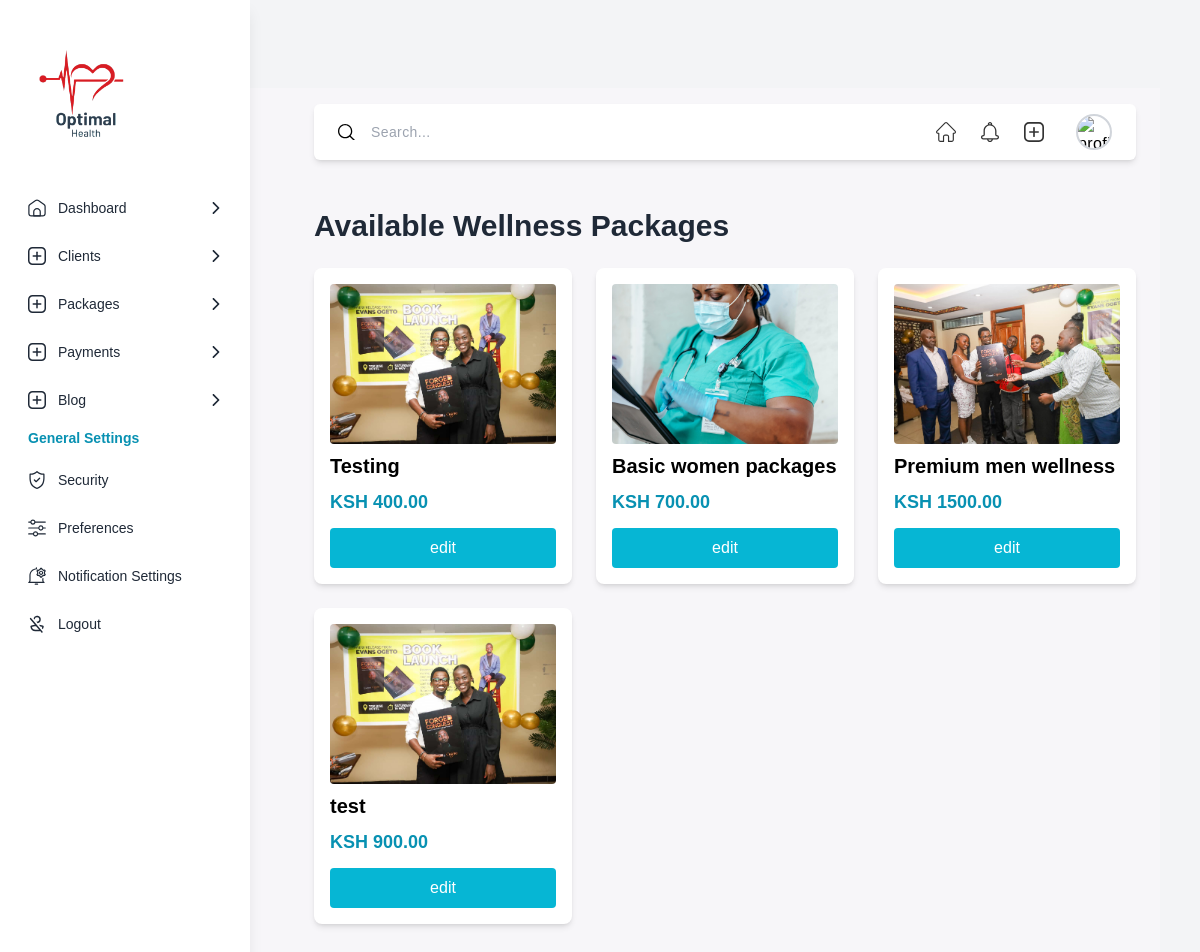
/packages_list/, run on the app's committed database.
### optimal/models.py (models this page shows, shortened)
class WellnessPackage(models.Model):
    title = models.CharField(max_length=255)
    description = models.TextField()
    image = models.ImageField(upload_to='packages/')
    price = models.DecimalField(max_digits=10, decimal_places=2)
    category = models.ForeignKey(Category, on_delete=models.CASCADE, related_name='packages')

### optimal/views.py (the view)
# urls.py: path('packages_list/', package_list, name='package_list'),
def package_list(request):
    packages = WellnessPackage.objects.all()
    return render(request, 'adminstrator/packages_list.html', {'packages': packages})

### templates/adminstrator/packages_list.html
{% extends "adminstrator/base.html" %}
{% block content %}
<body class="bg-gray-100 mt-12 p-10">
    <div class="max-w-5xl mx-auto">
        <h2 class="text-3xl font-bold mt-12 text-gray-800 mb-6">Available Wellness Packages</h2>
        <div class="grid grid-cols-1 md:grid-cols-2 lg:grid-cols-3 gap-6">
            {% for package in packages %}
            <div class="bg-white p-4 rounded-lg shadow-md">
                <img src="{{ package.image.url }}" alt="{{ package.title }}" class="w-full h-40 object-cover rounded">
                <h3 class="text-xl font-semibold mt-2">{{ package.title }}</h3>
                <p class="text-lg font-bold text-cyan-600 mt-2">KSH {{ package.price }}</p>
                <a href="{% url 'edit_package' package.pk %}"
                   class="mt-3 block text-center bg-cyan-500 text-white py-2 rounded">
                   edit
                </a>
            </div>
            {% endfor %}
        </div>
    </div>
</body>
{% endblock %}

### data on the page
WellnessPackage: image (picture), title "Testing", price "400.00"
WellnessPackage: image (picture), title "Basic women packages", price "700.00"
WellnessPackage: image (picture), title "Premium men wellness", price "1500.00"
WellnessPackage: image (picture), title "test", price "900.00"
